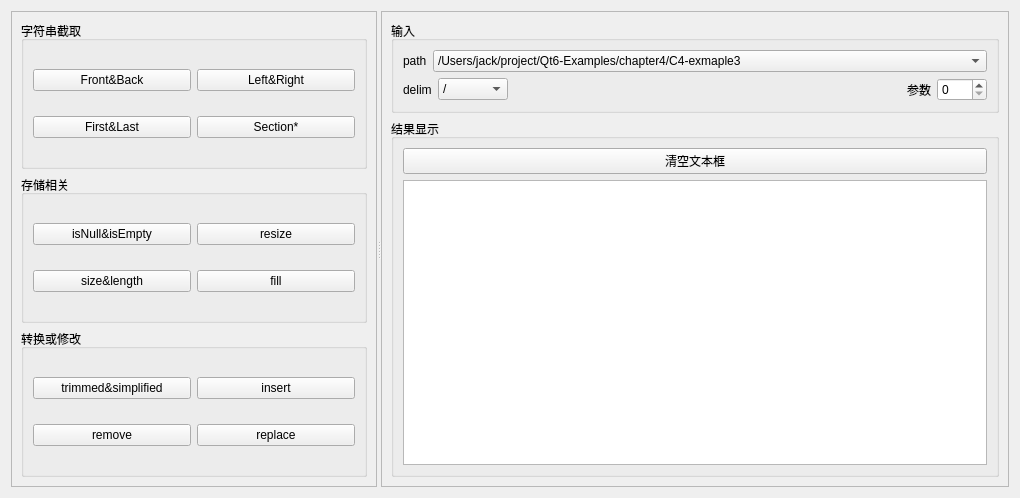
<?xml version="1.0" encoding="UTF-8"?>
<ui version="4.0">
 <class>Widget</class>
 <widget class="QWidget" name="Widget">
  <property name="geometry">
   <rect>
    <x>0</x>
    <y>0</y>
    <width>1020</width>
    <height>498</height>
   </rect>
  </property>
  <property name="windowTitle">
   <string>QString特性测试</string>
  </property>
  <layout class="QHBoxLayout" name="horizontalLayout">
   <item>
    <widget class="QSplitter" name="splitter">
     <property name="orientation">
      <enum>Qt::Horizontal</enum>
     </property>
     <widget class="QFrame" name="frame">
      <property name="frameShape">
       <enum>QFrame::StyledPanel</enum>
      </property>
      <property name="frameShadow">
       <enum>QFrame::Plain</enum>
      </property>
      <property name="lineWidth">
       <number>2</number>
      </property>
      <layout class="QVBoxLayout" name="verticalLayout">
       <item>
        <widget class="QGroupBox" name="groupBox">
         <property name="title">
          <string>字符串截取</string>
         </property>
         <layout class="QGridLayout" name="gridLayout">
          <item row="0" column="0">
           <widget class="QPushButton" name="btnFrontBack">
            <property name="text">
             <string>Front&amp;&amp;Back</string>
            </property>
           </widget>
          </item>
          <item row="0" column="1">
           <widget class="QPushButton" name="btnLeftRight">
            <property name="text">
             <string>Left&amp;&amp;Right</string>
            </property>
           </widget>
          </item>
          <item row="1" column="0">
           <widget class="QPushButton" name="btnFirstLast">
            <property name="text">
             <string>First&amp;&amp;Last</string>
            </property>
           </widget>
          </item>
          <item row="1" column="1">
           <widget class="QPushButton" name="btnSection">
            <property name="text">
             <string>Section*</string>
            </property>
           </widget>
          </item>
         </layout>
        </widget>
       </item>
       <item>
        <widget class="QGroupBox" name="groupBox_2">
         <property name="title">
          <string>存储相关</string>
         </property>
         <layout class="QGridLayout" name="gridLayout_2">
          <item row="0" column="0">
           <widget class="QPushButton" name="btnIsNullIsEmpty">
            <property name="text">
             <string>isNull&amp;&amp;isEmpty</string>
            </property>
           </widget>
          </item>
          <item row="0" column="1">
           <widget class="QPushButton" name="btnResize">
            <property name="text">
             <string>resize</string>
            </property>
           </widget>
          </item>
          <item row="1" column="0">
           <widget class="QPushButton" name="btnSizeLength">
            <property name="text">
             <string>size&amp;&amp;length</string>
            </property>
           </widget>
          </item>
          <item row="1" column="1">
           <widget class="QPushButton" name="btnFill">
            <property name="text">
             <string>fill</string>
            </property>
           </widget>
          </item>
         </layout>
        </widget>
       </item>
       <item>
        <widget class="QGroupBox" name="groupBox_3">
         <property name="title">
          <string>转换或修改</string>
         </property>
         <layout class="QGridLayout" name="gridLayout_3">
          <item row="0" column="0">
           <widget class="QPushButton" name="btnTrimmedSimplified">
            <property name="text">
             <string>trimmed&amp;&amp;simplified</string>
            </property>
           </widget>
          </item>
          <item row="0" column="1">
           <widget class="QPushButton" name="btnInsert">
            <property name="text">
             <string>insert</string>
            </property>
           </widget>
          </item>
          <item row="1" column="0">
           <widget class="QPushButton" name="btnRemove">
            <property name="text">
             <string>remove</string>
            </property>
           </widget>
          </item>
          <item row="1" column="1">
           <widget class="QPushButton" name="btnReplaced">
            <property name="text">
             <string>replace</string>
            </property>
           </widget>
          </item>
         </layout>
        </widget>
       </item>
      </layout>
     </widget>
     <widget class="QFrame" name="frame_2">
      <property name="frameShape">
       <enum>QFrame::StyledPanel</enum>
      </property>
      <property name="frameShadow">
       <enum>QFrame::Plain</enum>
      </property>
      <property name="lineWidth">
       <number>2</number>
      </property>
      <layout class="QVBoxLayout" name="verticalLayout_4">
       <item>
        <widget class="QGroupBox" name="groupBox_4">
         <property name="title">
          <string>输入</string>
         </property>
         <layout class="QVBoxLayout" name="verticalLayout_2">
          <item>
           <layout class="QHBoxLayout" name="horizontalLayout_2" stretch="0,1">
            <item>
             <widget class="QLabel" name="label">
              <property name="text">
               <string>path</string>
              </property>
             </widget>
            </item>
            <item>
             <widget class="QComboBox" name="comboBoxPath">
              <property name="minimumSize">
               <size>
                <width>200</width>
                <height>0</height>
               </size>
              </property>
              <item>
               <property name="text">
                <string>/Users/jack/project/Qt6-Examples/chapter4/C4-exmaple3</string>
               </property>
              </item>
              <item>
               <property name="text">
                <string>        Are    you    OK    ?       </string>
               </property>
              </item>
             </widget>
            </item>
           </layout>
          </item>
          <item>
           <layout class="QHBoxLayout" name="horizontalLayout_4">
            <item>
             <widget class="QLabel" name="label_2">
              <property name="text">
               <string>delim</string>
              </property>
             </widget>
            </item>
            <item>
             <widget class="QComboBox" name="comboBoxDelim">
              <property name="minimumSize">
               <size>
                <width>70</width>
                <height>0</height>
               </size>
              </property>
              <item>
               <property name="text">
                <string>/</string>
               </property>
              </item>
              <item>
               <property name="text">
                <string>jack</string>
               </property>
              </item>
              <item>
               <property name="text">
                <string>:</string>
               </property>
              </item>
             </widget>
            </item>
            <item>
             <spacer name="horizontalSpacer">
              <property name="orientation">
               <enum>Qt::Horizontal</enum>
              </property>
              <property name="sizeHint" stdset="0">
               <size>
                <width>70</width>
                <height>20</height>
               </size>
              </property>
             </spacer>
            </item>
            <item>
             <widget class="QLabel" name="label_3">
              <property name="text">
               <string>参数</string>
              </property>
             </widget>
            </item>
            <item>
             <widget class="QSpinBox" name="spinBox">
              <property name="minimumSize">
               <size>
                <width>50</width>
                <height>0</height>
               </size>
              </property>
             </widget>
            </item>
           </layout>
          </item>
         </layout>
        </widget>
       </item>
       <item>
        <widget class="QGroupBox" name="groupBox_5">
         <property name="title">
          <string>结果显示</string>
         </property>
         <layout class="QVBoxLayout" name="verticalLayout_3">
          <item>
           <widget class="QPushButton" name="btnClear">
            <property name="text">
             <string>清空文本框</string>
            </property>
           </widget>
          </item>
          <item>
           <widget class="QPlainTextEdit" name="plainTextEdit"/>
          </item>
         </layout>
        </widget>
       </item>
      </layout>
     </widget>
    </widget>
   </item>
  </layout>
 </widget>
 <resources/>
 <connections/>
</ui>
